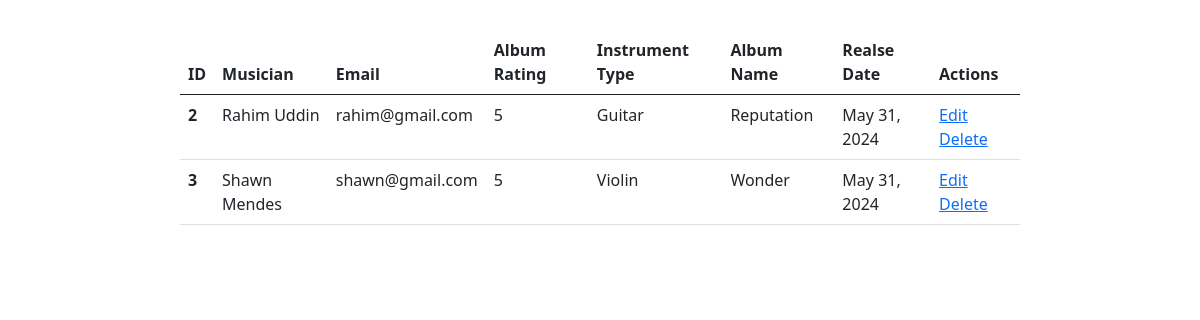
The page / on the database its author committed.
### album/models.py (models this page shows, shortened)
class Album(models.Model):
    name = models.CharField(max_length=255)
    release_date = models.DateField()
    rating = models.CharField(max_length=1, choices=(("1", "1"),("2", "2"),("3", "3"),("4", "4"),("5", "5")))
    artist = models.ForeignKey(Musician, on_delete=models.CASCADE, related_name="albums")

### musician/models.py (models this page shows, shortened)
class Musician(models.Model):
    first_name = models.CharField(max_length=255)
    last_name = models.CharField(max_length=255)
    email = models.EmailField()
    phone_number = models.IntegerField()
    instrument_type = models.CharField(max_length=20, choices=instrument_choiches)

### musician/views.py (the view)
# urls.py: path('', views.show_musician, name="home"),
def show_musician(request):
    musicians = Musician.objects.all()
    albums = Album.objects.all()
    return render(request, "home.html", {"musicians": musicians, "albums": albums})

### musician/templates/home.html
{% extends '_base.html' %}
{% block content %}
    <div class="d-flex justify-content-center" style="margin-top:30px;">
    <table class="table" style="width: 70%">
        <thead>
          <tr>
            <th scope="col">ID</th>
            <th scope="col">Musician</th>
            <th scope="col">Email</th>
            <th scope="col">Album Rating</th>
            <th scope="col">Instrument Type</th>
            <th scope="col">Album Name</th>
            <th scope="col">Realse Date</th>
            <th scope="col">Actions</th>
          </tr>
        </thead>
        <tbody>
          {% for album in albums %}
          <tr>
            <th scope="row">{{album.artist.pk}}</th>
            <td>{{album.artist.first_name}} {{album.artist.last_name}}</td>
            <td>{{album.artist.email}}</td>
            <td>{{album.rating}}</td>
            <td>{{album.artist.instrument_type}}</td>
            <td>{{album.name}}</td>
            <td>{{album.release_date}}</td>
            <td><span><a href="{% url "edit_musician" pk=album.artist.pk %}">Edit</a></span> <span><a href="{% url "delete_musician" pk=album.artist.pk %}">Delete</a></span></td>
          </tr>
          {% endfor %}
        </tbody>
      </table>
    </div>
{% endblock content %}

### templates/_base.html (shortened to what this page needs)
<!DOCTYPE html>
<html lang="en">
<head>
    <link href="https://cdn.jsdelivr.net/npm/bootstrap@5.0.2/dist/css/bootstrap.min.css" rel="stylesheet">
</head>
<body>
    {% block content %}
    {% endblock content %}
</body>
</html>

### rows shown on the page
Album: artist.pk "2", artist.first_name "Rahim", artist.last_name "Uddin", artist.email "rahim@gmail.com", rating "5", artist.instrument_type "Guitar", name "Reputation", release_date "May 31, 2024"
Album: artist.pk "3", artist.first_name "Shawn", artist.last_name "Mendes", artist.email "shawn@gmail.com", rating "5", artist.instrument_type "Violin", name "Wonder", release_date "May 31, 2024"
